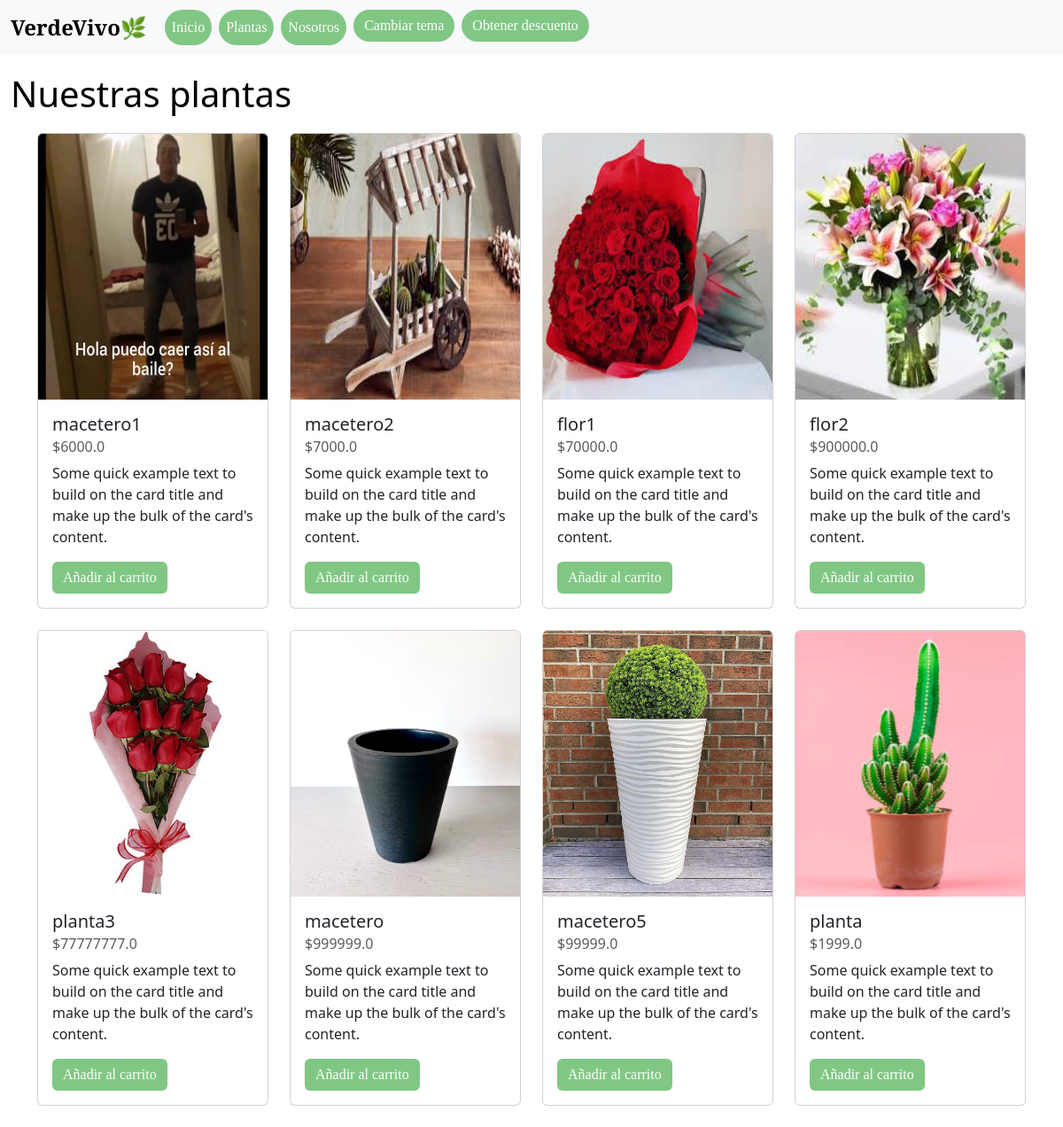
Screenshot of /rosas/ with the database file from the repository.
### store/models.py (models this page shows, shortened)
class Producto(models.Model):
    nombre = models.CharField(max_length=200, null=True)
    precio = models.FloatField()
    digital = models.BooleanField(default=False, null=True, blank=False)
    image = models.ImageField(null=True, blank=True)

### store/views.py (the view)
# urls.py: path('rosas/', views.rosas, name='rosas'),
def rosas(request):
    productos = Producto.objects.all()
    context = {'productos': productos}
    return render(request, 'store/rosas.html', context)

### store/templates/store/rosas.html (shortened to what this page needs)
<!DOCTYPE html>
{% load static %}
<html lang="es">
<head>
  <link href="https://cdn.jsdelivr.net/npm/bootstrap@5.3.0/dist/css/bootstrap.min.css" rel="stylesheet">
  <link href="https://cdnjs.cloudflare.com/ajax/libs/font-awesome/6.0.0-beta3/css/all.min.css" rel="stylesheet">
</head>
<body class="claro">
  <nav class="navbar navbar-expand-lg navbar-light bg-light navbar-claro">
    <div class="container-fluid">
      <a class="navbar-brand" id="navbar-brand" href="#">VerdeVivo🌿</a>
      <div class="collapse navbar-collapse" id="navbarNav">
        <ul class="navbar-nav me-auto mb-2 mb-lg-0">
          <li class="nav-item">
            <a class="nav-link btn btn-success mx-1" href="inicio.html">Inicio</a>
          </li>
          <li class="nav-item">
            <a class="nav-link btn btn-success mx-1" href="Ventana3.html">Plantas</a>
          </li>
          <li class="nav-item">
            <a class="nav-link btn btn-success mx-1" href="ventana2.html">Nosotros</a>
          </li>
          <li class="nav-item">
            <button id="cambiar-modo" class="btn btn-success mx-1">Cambiar tema</button>
          </li>
          <li class="nav-item">
            <button type="button" class="btn btn-success mx-1" data-bs-toggle="modal" data-bs-target="#descuentoModal">Obtener descuento</button>
          </li>
        </ul>
      </div>
    </div>
  </nav>
  <div class="container-fluid" style="margin-top: 20px; margin-bottom:20px; text-align: left;">
    <h1>Nuestras plantas</h1>
  </div>
  <div class="container">
    <div class="row">
      {% for product in productos %}
      <div class="col-12 col-md-3 mb-4">
        <div class="card">
          <img src="{{ product.image.url }}" class="card-img-top" alt="{{ product.nombre }}" height="300px">
          <div class="card-body">
            <h5 class="card-title">{{ product.nombre }}</h5>
            <h6 class="card-subtitle mb-2 text-muted">${{ product.precio }}</h6>
            <p class="card-text">Some quick example text to build on the card title and make up the bulk of the card's content.</p>
            <a href="" class="btn btn-success">Añadir al carrito</a>
          </div>
        </div>
      </div>
      {% endfor %}
    </div>
  </div>
</body>
</html>

### store/templates/store/rosas.html (style rules this page uses)
body.claro { background-color: white; color: black; }
.navbar-claro { background-color: white; color: black; }
.navbar-brand { font-weight: bold; font-size: 1.5rem; color: black; font-family: 'Playfair Display', serif; }
.navbar-nav .nav-link, .navbar-nav .btn { border-radius: 20px; transition: background-color 0.3s; font-family: 'Playfair Display', serif; margin: 1px; color: white; }
.btn-success { background-color: #81C784; border: none; font-family: 'Playfair Display', serif; color: white; }

### rows the page displays
Producto: image (picture), nombre "macetero1", precio "6000.0"
Producto: image (picture), nombre "macetero2", precio "7000.0"
Producto: image (picture), nombre "flor1", precio "70000.0"
Producto: image (picture), nombre "flor2", precio "900000.0"
Producto: image (picture), nombre "planta3", precio "77777777.0"
Producto: image (picture), nombre "macetero", precio "999999.0"
Producto: image (picture), nombre "macetero5", precio "99999.0"
Producto: image (picture), nombre "planta", precio "1999.0"
